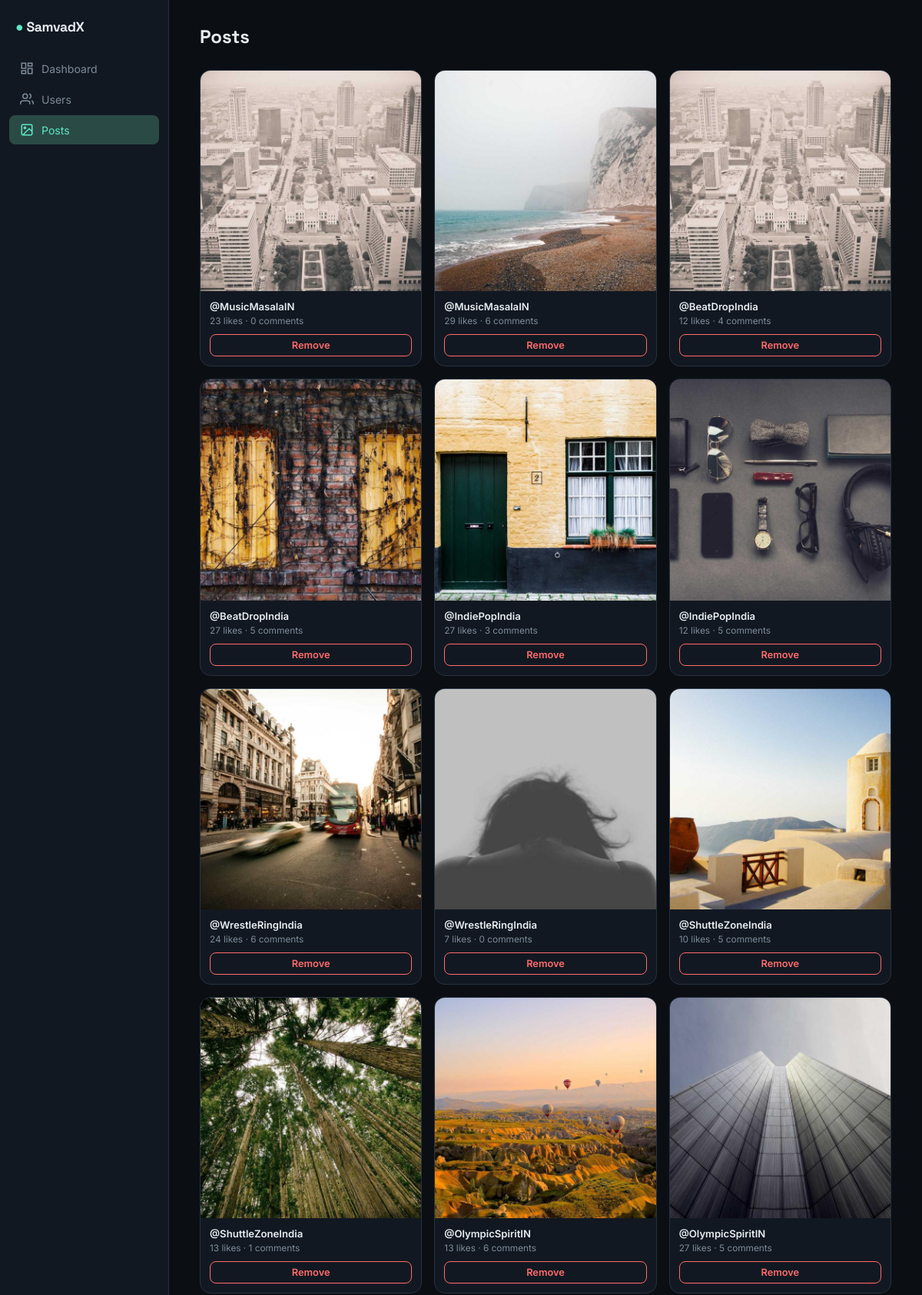
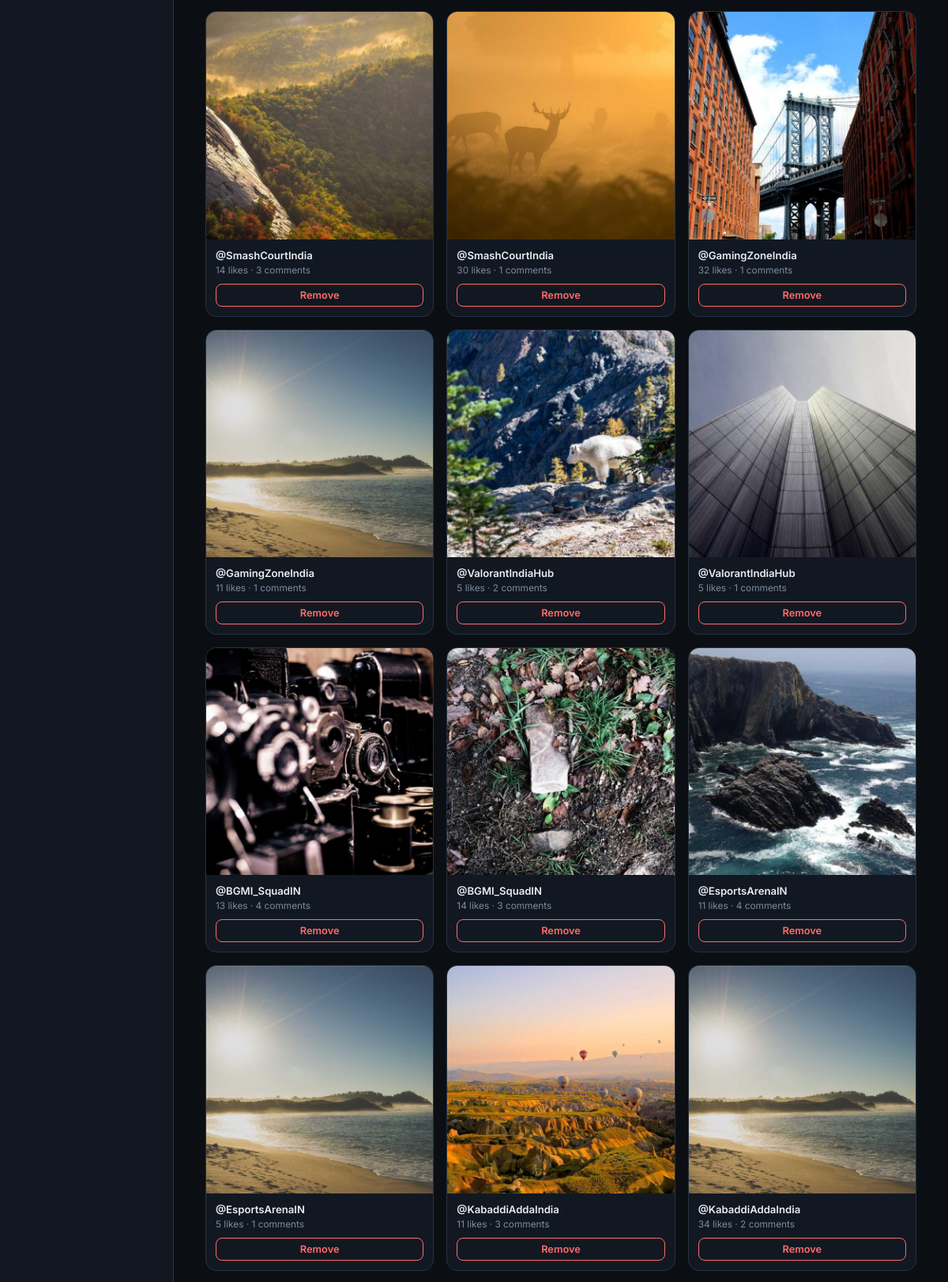
The page /admin/posts (signed in, upper part) on the database its author committed (2 pictures, top to bottom).
### tables this page shows
CREATE TABLE posts (
    id          INTEGER PRIMARY KEY AUTOINCREMENT,
    username    TEXT NOT NULL,
    image       TEXT NOT NULL,
    caption     TEXT DEFAULT '',
    location    TEXT DEFAULT '',
    created_at  TIMESTAMP DEFAULT CURRENT_TIMESTAMP,
    is_deleted  INTEGER DEFAULT 0
);

### app.py (the view)
@app.route("/admin/posts")
@admin_required
def admin_posts():
    con = database.get_db()
    try:
        rows = con.execute(
            """SELECT p.id, p.username, p.image, p.caption, p.created_at,
                      (SELECT COUNT(*) FROM likes WHERE post_id=p.id) AS like_count,
                      (SELECT COUNT(*) FROM comments WHERE post_id=p.id AND is_deleted=0) AS comment_count
               FROM posts p WHERE p.is_deleted=0 ORDER BY p.id DESC LIMIT 100"""
        ).fetchall()
    finally:
        con.close()
    posts = [dict(r) for r in rows]
    return render_template("admin/posts.html", posts=posts)

### app.py (called while the page is built)
def admin_required(view):
    @wraps(view)
    def wrapped(*args, **kwargs):
        if not session.get("admin"):
            return redirect(url_for("admin_login"))
        return view(*args, **kwargs)
    return wrapped

@app.after_request
def add_security_headers(resp):
    resp.headers["X-Content-Type-Options"] = "nosniff"
    resp.headers["X-Frame-Options"] = "DENY"
    resp.headers["Referrer-Policy"] = "same-origin"
    return resp

### database.py (called while the page is built)
def get_db():
    con = sqlite3.connect(DB_PATH)
    con.row_factory = sqlite3.Row
    con.execute("PRAGMA foreign_keys = ON")
    con.execute("PRAGMA journal_mode = WAL")
    return con

### templates/admin/posts.html (shortened to what this page needs)
<!DOCTYPE html>
<html lang="en">
<head>
  <link rel="stylesheet" href="{{ url_for('static', filename='css/theme.css') }}">
  <link rel="stylesheet" href="{{ url_for('static', filename='css/admin.css') }}">
</head>
<body>
  <div class="admin-shell">
    {% set active = 'posts' %}
    {% include "admin/_sidebar.html" %}
    <main class="admin-main">
      <div class="admin-header">
        <h1>Posts</h1>
      </div>
      <div class="admin-grid-posts">
        {% for p in posts %}
        <div class="card admin-post-tile">
          <img src="{{ url_for('post_image', filename=p['image']) }}" alt="">
          <div class="tile-body">
            <div class="tile-user">@{{ p['username'] }}</div>
            <div class="tile-stats">{{ p['like_count'] }} likes · {{ p['comment_count'] }} comments</div>
            <form method="POST" action="{{ url_for('admin_remove_post', post_id=p['id']) }}">
              <button type="submit" class="btn btn-danger btn-sm" style="width:100%;">Remove</button>
            </form>
          </div>
        </div>
        {% else %}
        <p style="color:var(--text-dim);">No posts yet.</p>
        {% endfor %}
      </div>
    </main>
  </div>
</body>
</html>

### static/css/theme.css (style rules this page uses)
:root { --ink: #0B0F14; --surface: #121821; --surface-2: #1A222E; --surface-3: #222C3A; --border: #263240; --text: #E8EDF2; --text-dim: #7C8B9A; --mint: #5EE6C5; --mint-dim: #2A4A45; --red: #FF6B6B; --amber: #F2C46D; --font-display: 'Space Grotesk', sans-serif; --font-body: 'Inter', sans-serif; --font-mono: 'JetBrains Mono', monospace; --radius-sm: 8px; --radius-md: 14px; --radius-lg: 20px; --rail-w: 88px; --rail-w-lg: 240px; --shadow-pop: 0 12px 32px rgba(0,0,0,0.45); }
* { box-sizing: border-box; }
html, body { margin: 0; padding: 0; background: var(--ink); color: var(--text); font-family: var(--font-body); -webkit-font-smoothing: antialiased; }
button { font-family: inherit; cursor: pointer; }
.btn { display: inline-flex; align-items: center; justify-content: center; gap: 6px; padding: 10px 18px; border-radius: var(--radius-sm); border: 1px solid transparent; font-weight: 600; font-size: 0.9rem; transition: transform 0.12s ease, background 0.15s ease, border-color 0.15s ease; }
.btn-danger { background: transparent; border-color: var(--red); color: var(--red); }
.btn-sm { padding: 6px 12px; font-size: 0.8rem; }
.card { background: var(--surface); border: 1px solid var(--border); border-radius: var(--radius-md); }

### static/css/admin.css (style rules this page uses)
.admin-shell { display: flex; min-height: 100vh; }
.admin-main { margin-left: 220px; flex: 1; padding: 32px 40px; }
.admin-header { display: flex; align-items: center; justify-content: space-between; margin-bottom: 28px; }
.admin-header h1 { font-family: var(--font-display); font-size: 1.5rem; margin: 0; }
.admin-grid-posts { display: grid; grid-template-columns: repeat(auto-fill, minmax(220px, 1fr)); gap: 16px; }
.admin-post-tile { overflow: hidden; }
.admin-post-tile img { width: 100%; aspect-ratio: 1/1; object-fit: cover; display: block; }
.admin-post-tile .tile-body { padding: 12px; }
.admin-post-tile .tile-user { font-weight: 600; font-size: 0.82rem; margin-bottom: 4px; }
.admin-post-tile .tile-stats { font-size: 0.74rem; color: var(--text-dim); margin-bottom: 10px; }

### rows shown on the page
posts: image (picture), username "MusicMasalaIN", like_count "23", comment_count "0"
posts: image (picture), username "MusicMasalaIN", like_count "29", comment_count "6"
posts: image (picture), username "BeatDropIndia", like_count "12", comment_count "4"
posts: image (picture), username "BeatDropIndia", like_count "27", comment_count "5"
posts: image (picture), username "IndiePopIndia", like_count "27", comment_count "3"
posts: image (picture), username "IndiePopIndia", like_count "12", comment_count "5"
posts: image (picture), username "WrestleRingIndia", like_count "24", comment_count "6"
posts: image (picture), username "WrestleRingIndia", like_count "7", comment_count "0"
posts: image (picture), username "ShuttleZoneIndia", like_count "10", comment_count "5"
posts: image (picture), username "ShuttleZoneIndia", like_count "13", comment_count "1"
posts: image (picture), username "OlympicSpiritIN", like_count "13", comment_count "6"
posts: image (picture), username "OlympicSpiritIN", like_count "27", comment_count "5"
posts: image (picture), username "SmashCourtIndia", like_count "14", comment_count "3"
posts: image (picture), username "SmashCourtIndia", like_count "30", comment_count "1"
posts: image (picture), username "GamingZoneIndia", like_count "32", comment_count "1"
posts: image (picture), username "GamingZoneIndia", like_count "11", comment_count "1"
posts: image (picture), username "ValorantIndiaHub", like_count "5", comment_count "2"
posts: image (picture), username "ValorantIndiaHub", like_count "5", comment_count "1"
posts: image (picture), username "BGMI_SquadIN", like_count "13", comment_count "4"
posts: image (picture), username "BGMI_SquadIN", like_count "14", comment_count "3"
posts: image (picture), username "EsportsArenaIN", like_count "11", comment_count "4"
posts: image (picture), username "EsportsArenaIN", like_count "5", comment_count "1"
posts: image (picture), username "KabaddiAddaIndia", like_count "11", comment_count "3"
posts: image (picture), username "KabaddiAddaIndia", like_count "34", comment_count "2"
